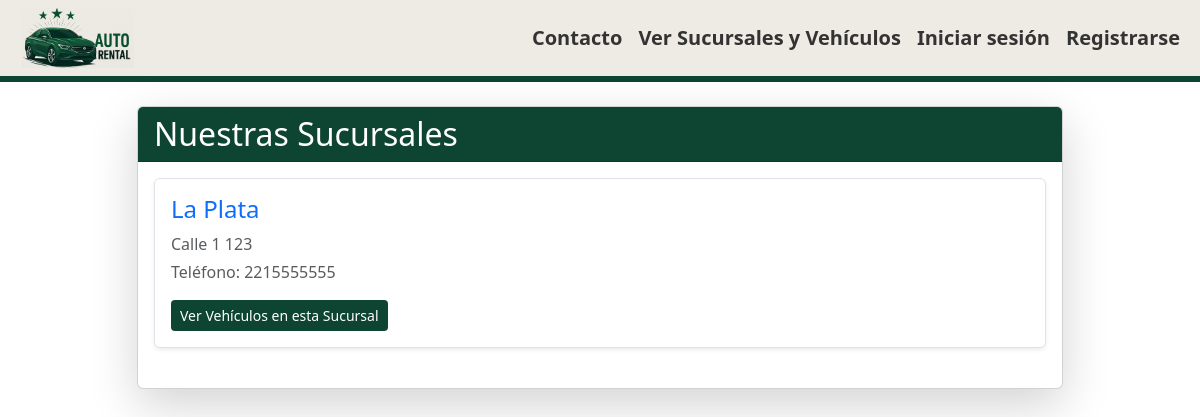
Page /sucursales/ on the earlier database version.
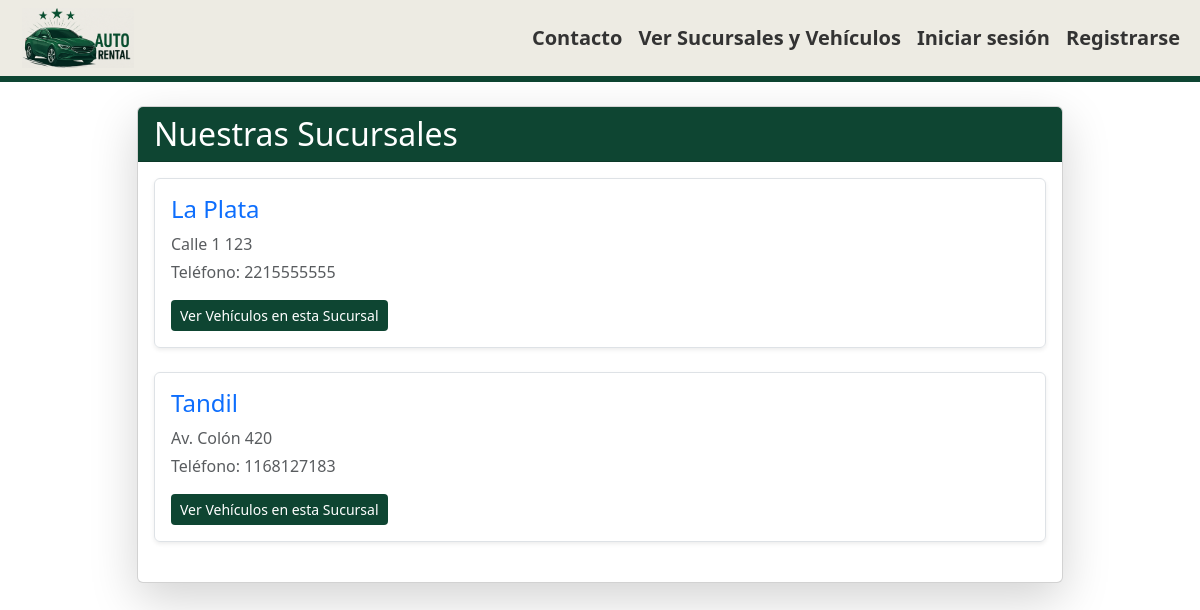
Same page on the later database version.
### sucursales/models.py (models this page shows, shortened)
class Sucursal(models.Model):
    nombre = models.CharField(max_length=100)
    direccion = models.CharField(max_length=200)
    telefono = models.CharField(max_length=20)
    class Meta:
        verbose_name_plural = "Sucursales"

### sucursales/views.py (the view)
# urls.py: path('', views.SucursalListView.as_view(), name='lista_sucursales'),
class SucursalListView(ListView):
    model = Sucursal
    template_name = 'sucursales/sucursal_list.html'
    context_object_name = 'sucursales'
    queryset = Sucursal.objects.all().prefetch_related('vehiculos_en_sucursal')

### sucursales/templates/sucursales/sucursal_list.html (shortened to what this page needs)
{% extends 'home/base.html' %}
{% block content %}
<div class="row justify-content-center">
    <div class="col-md-10">
        <div class="card shadow-lg">
            <div class="card-header text-white" style="background-color: #0e4532;">
                <h2 class="mb-0">Nuestras Sucursales</h2>
            </div>
            <div class="card-body">
                {% if sucursales %}
                    <ul class="list-unstyled">
                        {% for sucursal in sucursales %}
                            <li class="mb-4 p-3 border rounded shadow-sm">
                                <h4>
                                    <a href="{% url 'sucursales:vehiculos_por_sucursal' sucursal.id %}" class="text-decoration-none text-primary">
                                        {{ sucursal.nombre }}
                                    </a>
                                </h4>
                                <p class="text-muted mb-1">{{ sucursal.direccion }}</p>
                                <p class="text-muted">Teléfono: {{ sucursal.telefono }}</p>
                                <a href="{% url 'sucursales:vehiculos_por_sucursal' sucursal.id %}" class="btn btn-sm text-white" style="background-color: #0e4532;">
                                    Ver Vehículos en esta Sucursal
                                </a>
                            </li>
                        {% endfor %}
                    </ul>
                {% else %}
                    <p>No hay sucursales disponibles en este momento.</p>
                    <p>Por favor, añade algunas desde el <a href="{% url 'admin:index' %}">panel de administración</a>.</p>
                {% endif %}
            </div>
        </div>
    </div>
</div>
{% endblock %}

Differences in the rows shown:
added Sucursal: nombre "Tandil", direccion "Av. Colón 420", telefono "1168127183"
